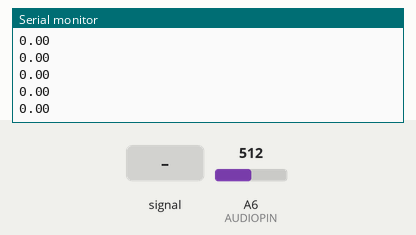
This sketch was run on a simulated Arduino Nano, built with avr-gcc and run on an emulated ATmega328P. Shown: the last lines printed to the serial monitor. Inputs (shaded band) come from the test bench; at power-on: A6 (AUDIOPIN) = 512.

Above: at 1.2 s.
1.3 s: A6 (AUDIOPIN) fed a 200 Hz sine of ±81 counts around its level
At 1.41 s:
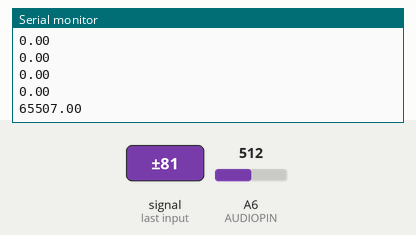
2.8 s: A6 (AUDIOPIN) set to 716
At 2.83 s:
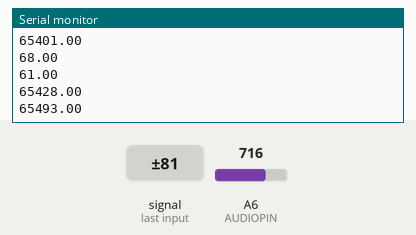
4.3 s: A6 (AUDIOPIN) fed a 1000 Hz sine of ±255 counts around its level
At 4.44 s:
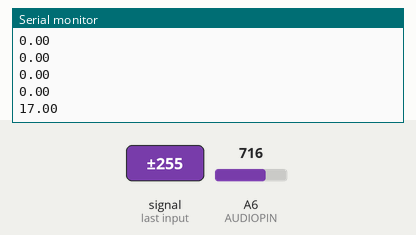
5.8 s: A6 (AUDIOPIN) set to 1023
At 5.85 s:
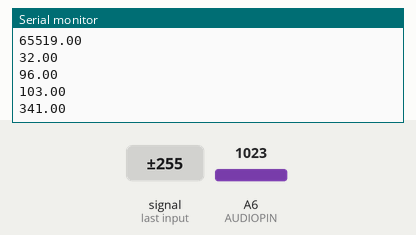
Timing chart, 0 to 8.3 s (numbered marks = the images above; inputs shaded):
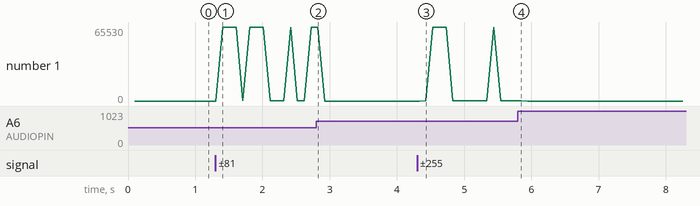

The sketch:

volume_calibration_sketch.ino
```cpp
    /****************************************
    Example Sound Level Sketch for the
    Adafruit Microphone Amplifier
    ****************************************/

    #define AUDIOPIN A6
    void setup()
    {
       Serial.begin(9600);
    }


    void loop()
    {
      Serial.println(measureSound());
    }

float measureSound(){
    int sampleWindow = 100; //Window in MS to measure Sound
    unsigned int peakToPeak = 0;   // peak-to-peak level
    unsigned int signalMax = 0;
    unsigned int signalMin = 1024;
    int measureMax[20];
    int measureMin[20];
    for (int i = 0; i < 20 ; i++) {
        measureMax[i] = 0;
        measureMin[i] = 1024;
    }
    unsigned long startMillis = millis(); // Start of sample window
    while (millis() - startMillis < sampleWindow)
    {
        int measure = analogRead(AUDIOPIN);
        if (measure > measureMax[0]) {
            measureMax[0] = measure;
        }
        if (measure < measureMin[19]) {
            measureMin[19] = measure;
        }
        qsort(measureMax, sizeof(measureMax) / sizeof(measureMax[0]), sizeof(measureMax[0]), sort_desc);
        qsort(measureMin, sizeof(measureMax) / sizeof(measureMax[0]), sizeof(measureMin[0]), sort_desc);
    }
    int sumMax = 0;
    int sumMin = 0;
    for (int j = 5; j < 15; j++)
    {
        sumMax += measureMax[j];
        sumMin += measureMin[19 - j];
    }
    float resultMin = (float) sumMin / 10.0f;
    float resultMax = (float) sumMax / 10.0f;
    peakToPeak = resultMax - resultMin;  // max - min = peak-peak amplitude
    return peakToPeak;
}

int sort_desc(const void *cmp1, const void *cmp2)
{
  // Need to cast the void * to int *
  float a = *((float *)cmp1);
  float b = *((float *)cmp2);
  // The comparison
  return a > b ? 1 : (a < b ? -1 : 0);
  // A simpler, probably faster way:
  //return b - a;
}
```

Measured:
- after the input at 1.3 s, the serial monitor: prints a new line after 0.11 s (image 1)
- after the input at 2.8 s, the serial monitor: prints a new line at once (image 2)
- after the input at 4.3 s, the serial monitor: prints a new line after 0.13 s (image 3)
- after the input at 5.8 s, the serial monitor: prints a new line after 0.05 s (image 4)
- plotted number 1: 0 → 65428 after the input at 1.3 s, 0 → 103 after the input at 4.3 s
